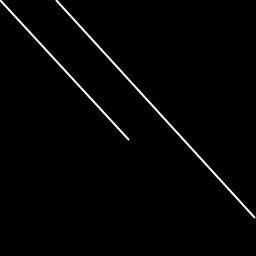
#> input picture src/images/test2.jpg, 256 x 256 px
$ python main.py
#> lines starting #> are read from the running program, lines starting #| are printed output that depends on the picture; after the words box and inside, x2 and y2 are one past the last pixel; in counts of white or black regions, pixels touching at a corner belong together
### src/image.py
import cv2 as cv
import numpy as np
from os import getenv
import matplotlib.pyplot as plt

line_thickness = int(getenv('LINE_THICKNESS', 2))
draw_color = tuple(getenv('DRAW_COLOR', (64, 0, 0)))


def draw_img(img, title):
    fig, ax = plt.subplots()
    fig.set_figwidth(12)
    fig.set_figheight(12)
    fig.suptitle(title)
    ax.imshow(img)
    return img


def draw_lines(img, lines, title):
    lines_img = img.copy()
    for points in lines:
        p1, p2 = points
        cv.line(lines_img, p1, p2, draw_color, line_thickness)
    return draw_img(lines_img, title)


def get_img(name: str):
#> called with name = 'src/images/test2.jpg'
    img = cv.imread(name, cv.IMREAD_GRAYSCALE)
#> img is the input picture: shape (256, 256); min 0, max 255, mean 3.8
    h, w = img.shape[:2]
#> h = 256; w = 256

    new_h = 2 ** int(np.ceil(np.log2(h)))
#> new_h = 256
    new_w = 2 ** int(np.ceil(np.log2(w)))
#> new_w = 256

    resized_img = cv.resize(img, (new_w, new_h), interpolation=cv.INTER_LINEAR)
    return resized_img


def show():
    plt.show()

### src/hough.py
import numpy as np
from os import getenv
from helper import find_max
from image import draw_lines, draw_img

threshold_ratio = float(getenv('THRESHOLD_RATIO', 0.9))


def find_point(n, s, t):
    x = round((n - s) * n / t)
    return x


def fast_hough_transform(sub_img):
    _, n = sub_img.shape
#> n = 256

    if n < 2:
        return sub_img[:, 0]

    half = int(n / 2)
#> half = 128
    return merge_h(
        fast_hough_transform(sub_img[:, 0:half]),
        fast_hough_transform(sub_img[:, half:n])
    )


def merge_h(h1, h2):
    h, w = h1.shape + (1, ) * (2 - len(h1.shape))
#> h = 256; w = 1

    n0 = w * 2
#> n0 = 2
    r = (w - 1) / (n0 - 1)
#> r = 0

    h1, h2 = h1.reshape((h, w)), h2.reshape((h, w))
#> h1 = 256 values, max 254 at index 0, min 0 at index 3, mean 2.02; h2 = 256 values, max 255 at index 1, min 0 at index 4, mean 2.88
    result = np.zeros((h, n0))

    for t in range(n0):
        t0 = int(t * r)
        s = t - t0
        result[:, t] = h1[:, t0] + np.concatenate([h2[s: h, t0], h2[0: s, t0]], axis=0)
#> this loop made 2 passes
#> (t0, s) on passes 1 to 2: (0, 0), (0, 1)
#> after the loop, result = 256 pairs, first value 0 to 222, second value 0 to 253
#> the loop in merge_h (call 2), `for t in range(n0):` made 2 passes
#> after the loop in merge_h (call 3), `for t in range(n0):`: result = 256 rows, first 6: [206, 385, 362, 507], [411, 388, 462, 433], [181, 255, 69, 228], [290, 104, 128, 0], [54, 78, 1, 1], [79, 2, 1, 1]
#> after the loop in merge_h (call 6), `for t in range(n0):`: result = 256 rows, first 6: [0, 0, 0, 0], [0, 0, 0, 0], [2, 2, 2, 2], [148, 148, 256, 218], [127, 235, 214, 502], [358, 337, 500, 503]
#> in merge_h (call 7), `h1, h2 = h1.reshape((h, w)), h2.reshape((h, w))`: h1 = 256 rows, first 6: [206, 385, 362, 507], [411, 388, 462, 433], [181, 255, 69, 228], [290, 104, 128, 0], [54, 78, 1, 1], [79, 2, 1, 1]; h2 has the same summary as result
    return result


def get_line_points(picture, s, t):
    h, w = picture.shape

    if s + t > h:
        x_0 = find_point(h, s, t)

        zero_matrix = np.zeros((h, w))
        stacked_upper = np.vstack([zero_matrix, picture])[s:s + h, :]
        stacked_lower = np.vstack([picture, zero_matrix])[s:s + h, :]

        max_up = find_max(fast_hough_transform(stacked_upper))
        max_low = find_max(fast_hough_transform(stacked_lower))

        if max_up > max_low:
            p1 = (x_0, 0)
            p2 = (w - 1, s + t - h)
        else:
            p1 = (x_0, h)
            p2 = (0, s)
    else:

        p1 = (0, s)
        p2 = (w - 1, s + t)
    return p1, p2


def search_hough_lines(img, threshold_ratio=0.9):
    hough_img = fast_hough_transform(img)
#> after the loop in merge_h (call 10), `for t in range(n0):`: result = 256 rows, first 6: [0, 0, 0, 0], [0, 0, 0, 0], [0, 0, 0, 0], [0, 0, 0, 0], [0, 0, 1, 1], [0, 1, 0, 0]
#> after the loop in merge_h (call 13), `for t in range(n0):`: result = 256 rows, first 6: [0, 0, 0, 0], [0, 0, 0, 0], [1, 1, 1, 2], [1, 1, 1, 0], [0, 0, 0, 0], [1, 1, 1, 1]
#> in merge_h (call 14), `h1, h2 = h1.reshape((h, w)), h2.reshape((h, w))`: h1 = 256 rows, first 6: [0, 0, 0, 0], [0, 0, 0, 0], [0, 0, 0, 0], [0, 0, 0, 0], [0, 0, 1, 1], [0, 1, 0, 0]; h2 has the same summary as result
#> in merge_h (call 22), `h1, h2 = h1.reshape((h, w)), h2.reshape((h, w))`: h1 = 256 rows, first 6: [0, 0, 0, 0], [0, 0, 0, 0], [0, 0, 0, 0], [0, 0, 0, 0], [0, 0, 0, 0], [0, 0, 0, 0]; h2 has the same summary as h1
#> in fast_hough_transform (call 3), `return merge_h( fast_hough_transform(sub_img[:, 0:half]), fast_hough_t..`:
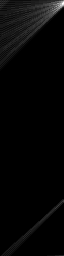
#> returned value: shape (256, 64) float64; min 0, max 4476, mean 103.5; drawn with min black and max white
#> in fast_hough_transform (call 2), `return merge_h( fast_hough_transform(sub_img[:, 0:half]), fast_hough_t..`:
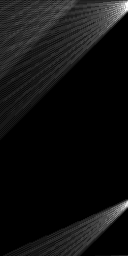
#> returned value: shape (256, 128) float64; min 0, max 4489, mean 292.5; drawn with min black and max white
#> in fast_hough_transform, `return merge_h( fast_hough_transform(sub_img[:, 0:half]), fast_hough_t..`:
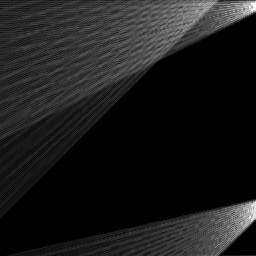
#> returned value: shape (256, 256) float64; min 0, max 4490, mean 483.7; drawn with min black and max white
    max_intensity, _ = find_max(hough_img)
#> in find_max, `max_value = np.max(arr)`: max_value = 4490
#> in find_max, `max_index_flat = np.argmax(arr)`: max_index_flat = 1278
#> in find_max, `row, col = np.unravel_index(max_index_flat, arr.shape)`: row = 4; col = 254
#> max_intensity = 4490

    threshold = max_intensity * threshold_ratio
#> threshold = 4041
    lines = np.argwhere(hough_img >= threshold)
#> lines = 70 pairs, first value 2 to 220, second value 248 to 255

    lines_points = []
    for s, t in lines:
        lines_points.append(get_line_points(img, s, t))
#> this loop made 70 passes
#> (s, t) on passes 2 to 13: (3, 251), (3, 252), (3, 253), (3, 254), (3, 255), (4, 251), (4, 252), (4, 253), (4, 254), (4, 255), (5, 253), (5, 254)
#> (s, t, x_0 in get_line_points) on pass 1: (2, 255, 255)
#> pass 1, in get_line_points, `stacked_upper = np.vstack([zero_matrix, picture])[s:s + h, :]`:
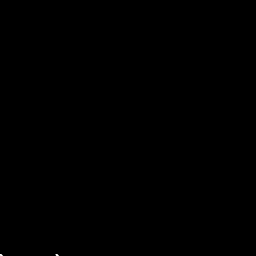
#> stacked_upper: shape (256, 256) float64; min 0, max 255, mean 0
#> pass 1, in get_line_points, `stacked_lower = np.vstack([picture, zero_matrix])[s:s + h, :]`:
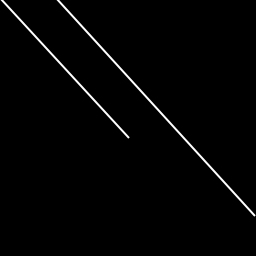
#> stacked_lower: shape (256, 256) float64; min 0, max 255, mean 3.7
#> pass 1, in merge_h (call 318), `h1, h2 = h1.reshape((h, w)), h2.reshape((h, w))`:
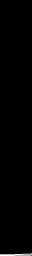
#> h1: shape (256, 32) float64; min 0, max 667, mean 4.4; drawn with min black and max white
    return hough_img, lines_points


def run(img):
    hough_img, lines = search_hough_lines(img, threshold_ratio)

    draw_img(img, 'Input Image')
    draw_lines(img, lines, 'Lines Image')
#> the loop in draw_lines, `for points in lines:` made 70 passes
#> points on passes 1 to 12: ((255, 256), (0, 2)), ((0, 3), (255, 254)), ((0, 3), (255, 255)), ((0, 3), (255, 256)), ((255, 256), (0, 3)), ((254, 256), (0, 3)), ((0, 4), (255, 255)), ((0, 4), (255, 256)), ((255, 256), (0, 4)), ((254, 256), (0, 4)), ((253, 256), (0, 4)), ((254, 256), (0, 5))
#> after the loop in draw_lines, `for points in lines:`:
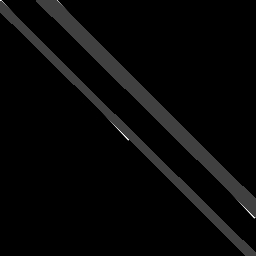
#> lines_img: shape (256, 256); 11.17% of pixels changed, all inside (x1, y1, x2, y2) = (0, 0, 256, 256)
    draw_img(hough_img, 'Hough Image')

### src/helper.py
import numpy as np


def find_max(arr):
    max_value = np.max(arr)
    max_index_flat = np.argmax(arr)
    row, col = np.unravel_index(max_index_flat, arr.shape)
    return max_value, (row, col)

### src/main.py
import hough
import image
from os import getenv
from pathlib import Path

folder_path = Path(getenv('IMAGES_FOLDER_PATH', './images/')).resolve()

if __name__ == '__main__':
    hough.run(image.get_img(str(folder_path / 'test2.jpg')))
    image.show()
